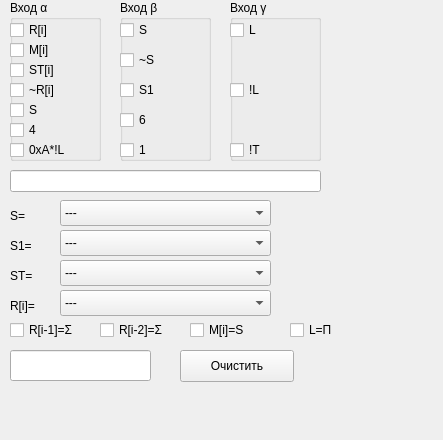
<?xml version="1.0" encoding="UTF-8"?>
<ui version="4.0">
 <class>MainWindow</class>
 <widget class="QMainWindow" name="MainWindow">
  <property name="geometry">
   <rect>
    <x>0</x>
    <y>0</y>
    <width>443</width>
    <height>440</height>
   </rect>
  </property>
  <property name="windowTitle">
   <string>MainWindow</string>
  </property>
  <widget class="QWidget" name="centralWidget">
   <widget class="QGroupBox" name="alpha">
    <property name="geometry">
     <rect>
      <x>10</x>
      <y>0</y>
      <width>91</width>
      <height>161</height>
     </rect>
    </property>
    <property name="title">
     <string>Вход α</string>
    </property>
    <widget class="QCheckBox" name="a_rsel">
     <property name="geometry">
      <rect>
       <x>0</x>
       <y>20</y>
       <width>41</width>
       <height>20</height>
      </rect>
     </property>
     <property name="text">
      <string>R[i]</string>
     </property>
    </widget>
    <widget class="QCheckBox" name="a_msel">
     <property name="geometry">
      <rect>
       <x>0</x>
       <y>40</y>
       <width>51</width>
       <height>20</height>
      </rect>
     </property>
     <property name="text">
      <string>M[i]</string>
     </property>
    </widget>
    <widget class="QCheckBox" name="a_stsel">
     <property name="geometry">
      <rect>
       <x>0</x>
       <y>60</y>
       <width>51</width>
       <height>20</height>
      </rect>
     </property>
     <property name="text">
      <string>ST[i]</string>
     </property>
    </widget>
    <widget class="QCheckBox" name="a_ssel">
     <property name="geometry">
      <rect>
       <x>0</x>
       <y>100</y>
       <width>51</width>
       <height>20</height>
      </rect>
     </property>
     <property name="text">
      <string>S</string>
     </property>
    </widget>
    <widget class="QCheckBox" name="a_10nlsel">
     <property name="geometry">
      <rect>
       <x>0</x>
       <y>140</y>
       <width>71</width>
       <height>20</height>
      </rect>
     </property>
     <property name="text">
      <string>0xA*!L</string>
     </property>
    </widget>
    <widget class="QCheckBox" name="a_nrsel">
     <property name="geometry">
      <rect>
       <x>0</x>
       <y>80</y>
       <width>61</width>
       <height>20</height>
      </rect>
     </property>
     <property name="text">
      <string>~R[i]</string>
     </property>
    </widget>
    <widget class="QCheckBox" name="a_4sel">
     <property name="geometry">
      <rect>
       <x>0</x>
       <y>120</y>
       <width>51</width>
       <height>20</height>
      </rect>
     </property>
     <property name="text">
      <string>4</string>
     </property>
    </widget>
   </widget>
   <widget class="QGroupBox" name="betta">
    <property name="geometry">
     <rect>
      <x>120</x>
      <y>0</y>
      <width>91</width>
      <height>161</height>
     </rect>
    </property>
    <property name="title">
     <string>Вход β</string>
    </property>
    <widget class="QCheckBox" name="b_ssel">
     <property name="geometry">
      <rect>
       <x>0</x>
       <y>20</y>
       <width>41</width>
       <height>20</height>
      </rect>
     </property>
     <property name="text">
      <string>S</string>
     </property>
    </widget>
    <widget class="QCheckBox" name="b_nssel">
     <property name="geometry">
      <rect>
       <x>0</x>
       <y>50</y>
       <width>51</width>
       <height>20</height>
      </rect>
     </property>
     <property name="text">
      <string>~S</string>
     </property>
    </widget>
    <widget class="QCheckBox" name="b_s1sel">
     <property name="geometry">
      <rect>
       <x>0</x>
       <y>80</y>
       <width>51</width>
       <height>20</height>
      </rect>
     </property>
     <property name="text">
      <string>S1</string>
     </property>
    </widget>
    <widget class="QCheckBox" name="b_1sel">
     <property name="geometry">
      <rect>
       <x>0</x>
       <y>140</y>
       <width>51</width>
       <height>20</height>
      </rect>
     </property>
     <property name="text">
      <string>1</string>
     </property>
    </widget>
    <widget class="QCheckBox" name="b_6sel">
     <property name="geometry">
      <rect>
       <x>0</x>
       <y>110</y>
       <width>61</width>
       <height>20</height>
      </rect>
     </property>
     <property name="text">
      <string>6</string>
     </property>
    </widget>
   </widget>
   <widget class="QGroupBox" name="gamma">
    <property name="geometry">
     <rect>
      <x>230</x>
      <y>0</y>
      <width>91</width>
      <height>161</height>
     </rect>
    </property>
    <property name="title">
     <string>Вход γ</string>
    </property>
    <widget class="QCheckBox" name="g_lsel">
     <property name="geometry">
      <rect>
       <x>0</x>
       <y>20</y>
       <width>41</width>
       <height>20</height>
      </rect>
     </property>
     <property name="text">
      <string>L</string>
     </property>
    </widget>
    <widget class="QCheckBox" name="g_nlsel">
     <property name="geometry">
      <rect>
       <x>0</x>
       <y>80</y>
       <width>51</width>
       <height>20</height>
      </rect>
     </property>
     <property name="text">
      <string>!L</string>
     </property>
    </widget>
    <widget class="QCheckBox" name="g_ntsel">
     <property name="geometry">
      <rect>
       <x>0</x>
       <y>140</y>
       <width>51</width>
       <height>20</height>
      </rect>
     </property>
     <property name="text">
      <string>!T</string>
     </property>
    </widget>
   </widget>
   <widget class="QLineEdit" name="adderSym">
    <property name="geometry">
     <rect>
      <x>10</x>
      <y>170</y>
      <width>311</width>
      <height>22</height>
     </rect>
    </property>
   </widget>
   <widget class="QLabel" name="label">
    <property name="geometry">
     <rect>
      <x>10</x>
      <y>200</y>
      <width>62</width>
      <height>31</height>
     </rect>
    </property>
    <property name="text">
     <string>S=</string>
    </property>
   </widget>
   <widget class="QComboBox" name="s_destbox">
    <property name="geometry">
     <rect>
      <x>60</x>
      <y>200</y>
      <width>211</width>
      <height>26</height>
     </rect>
    </property>
    <item>
     <property name="text">
      <string>---</string>
     </property>
    </item>
    <item>
     <property name="text">
      <string>S1</string>
     </property>
    </item>
    <item>
     <property name="text">
      <string>Σ</string>
     </property>
    </item>
    <item>
     <property name="text">
      <string>S1 | Σ</string>
     </property>
    </item>
   </widget>
   <widget class="QComboBox" name="s1_destbox">
    <property name="geometry">
     <rect>
      <x>60</x>
      <y>230</y>
      <width>211</width>
      <height>26</height>
     </rect>
    </property>
    <item>
     <property name="text">
      <string>---</string>
     </property>
    </item>
    <item>
     <property name="text">
      <string>Σ</string>
     </property>
    </item>
    <item>
     <property name="text">
      <string>S1 | H</string>
     </property>
    </item>
    <item>
     <property name="text">
      <string>S1 | H | Σ</string>
     </property>
    </item>
   </widget>
   <widget class="QLabel" name="label_2">
    <property name="geometry">
     <rect>
      <x>10</x>
      <y>230</y>
      <width>62</width>
      <height>31</height>
     </rect>
    </property>
    <property name="text">
     <string>S1=</string>
    </property>
   </widget>
   <widget class="QComboBox" name="st_destbox">
    <property name="geometry">
     <rect>
      <x>60</x>
      <y>260</y>
      <width>211</width>
      <height>26</height>
     </rect>
    </property>
    <item>
     <property name="text">
      <string>---</string>
     </property>
    </item>
    <item>
     <property name="text">
      <string>Push Σ</string>
     </property>
    </item>
    <item>
     <property name="text">
      <string>Pop</string>
     </property>
    </item>
    <item>
     <property name="text">
      <string>Add XYZΣ</string>
     </property>
    </item>
   </widget>
   <widget class="QLabel" name="label_3">
    <property name="geometry">
     <rect>
      <x>10</x>
      <y>260</y>
      <width>62</width>
      <height>31</height>
     </rect>
    </property>
    <property name="text">
     <string>ST=</string>
    </property>
   </widget>
   <widget class="QComboBox" name="r_destbox">
    <property name="geometry">
     <rect>
      <x>60</x>
      <y>290</y>
      <width>211</width>
      <height>26</height>
     </rect>
    </property>
    <item>
     <property name="text">
      <string>---</string>
     </property>
    </item>
    <item>
     <property name="text">
      <string>R[i+3]</string>
     </property>
    </item>
    <item>
     <property name="text">
      <string>Σ</string>
     </property>
    </item>
    <item>
     <property name="text">
      <string>S</string>
     </property>
    </item>
    <item>
     <property name="text">
      <string>R[i] | S | Σ</string>
     </property>
    </item>
    <item>
     <property name="text">
      <string>S | Σ</string>
     </property>
    </item>
    <item>
     <property name="text">
      <string>R[i] | S</string>
     </property>
    </item>
    <item>
     <property name="text">
      <string>R[i] | Σ</string>
     </property>
    </item>
   </widget>
   <widget class="QLabel" name="label_4">
    <property name="geometry">
     <rect>
      <x>10</x>
      <y>290</y>
      <width>62</width>
      <height>31</height>
     </rect>
    </property>
    <property name="text">
     <string>R[i]=</string>
    </property>
   </widget>
   <widget class="QCheckBox" name="r_i1sel">
    <property name="geometry">
     <rect>
      <x>10</x>
      <y>320</y>
      <width>81</width>
      <height>20</height>
     </rect>
    </property>
    <property name="text">
     <string>R[i-1]=Σ</string>
    </property>
   </widget>
   <widget class="QCheckBox" name="r_i2sel">
    <property name="geometry">
     <rect>
      <x>100</x>
      <y>320</y>
      <width>81</width>
      <height>20</height>
     </rect>
    </property>
    <property name="text">
     <string>R[i-2]=Σ</string>
    </property>
   </widget>
   <widget class="QCheckBox" name="m_isel">
    <property name="geometry">
     <rect>
      <x>190</x>
      <y>320</y>
      <width>81</width>
      <height>20</height>
     </rect>
    </property>
    <property name="text">
     <string>M[i]=S</string>
    </property>
   </widget>
   <widget class="QCheckBox" name="l_carsel">
    <property name="geometry">
     <rect>
      <x>290</x>
      <y>320</y>
      <width>51</width>
      <height>20</height>
     </rect>
    </property>
    <property name="text">
     <string>L=П</string>
    </property>
   </widget>
   <widget class="QLineEdit" name="opcodeOut">
    <property name="geometry">
     <rect>
      <x>10</x>
      <y>350</y>
      <width>141</width>
      <height>31</height>
     </rect>
    </property>
   </widget>
   <widget class="QPushButton" name="clearBtn">
    <property name="geometry">
     <rect>
      <x>180</x>
      <y>350</y>
      <width>114</width>
      <height>32</height>
     </rect>
    </property>
    <property name="text">
     <string>Очистить</string>
    </property>
   </widget>
  </widget>
 </widget>
 <layoutdefault spacing="6" margin="11"/>
 <resources/>
 <connections/>
</ui>
